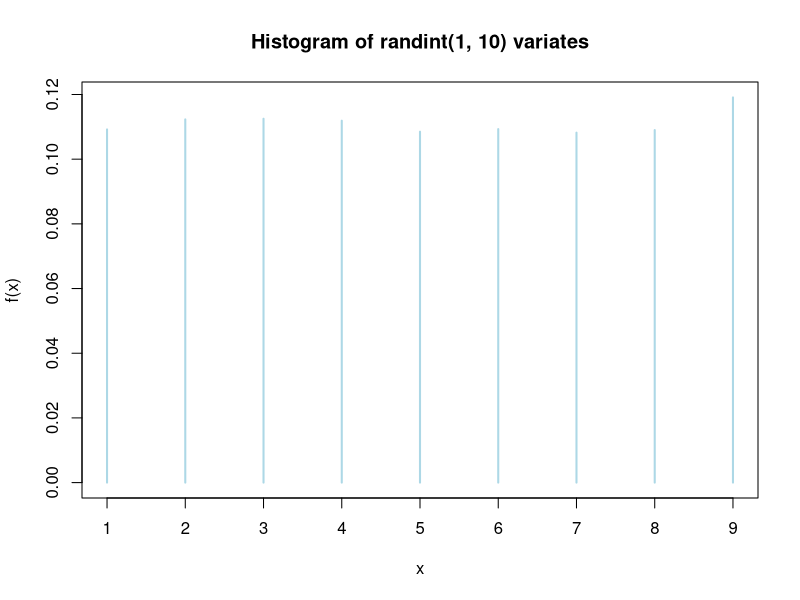

The R source for this figure:
values <- scan("randint.txt")
randint_hist <- table(values) / length(values)
pdf("randint_hist.pdf")
plot(randint_hist, type = "h", col = "lightblue",
     xlab = "x", ylab = "f(x)", main = "Histogram of randint(1, 10) variates")
dev.off()
